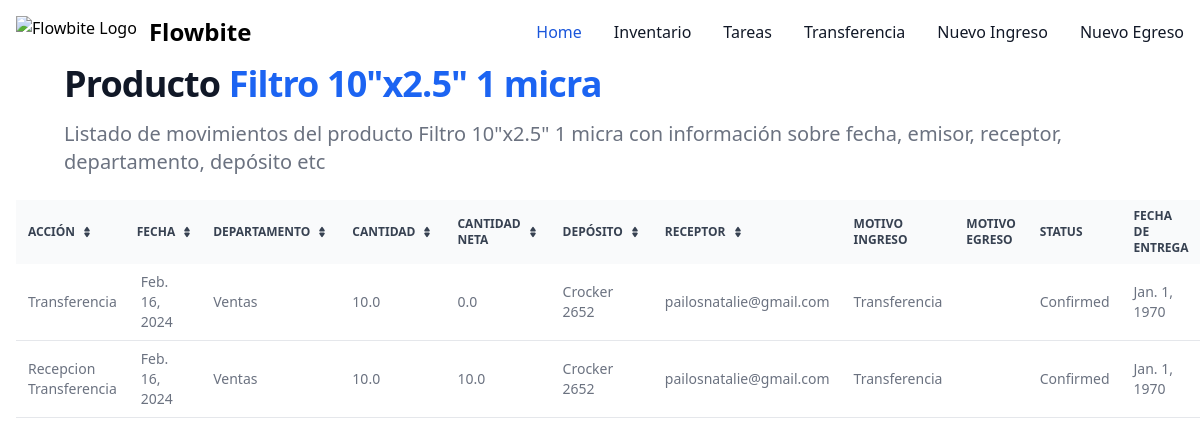
The page /historical-movements/2 on the database its author committed.
### filsa/models.py (models this page shows)
class Product(models.Model):
    CATEGORIES = [('Tubos', 'Tubos'),
                  ('Tornillos', 'Tornillos'),
                  ('Accesorios','Accesorios'),
                  ('Maquinas','Maquinas'),
                  ('Insumos','Insumos')
                  ]
    product_id = models.IntegerField(primary_key=True)
    name = models.CharField(max_length=50)
    barcode = models.BigIntegerField(verbose_name=u"Codigo de Barras")
    internalCode = models.BigIntegerField(verbose_name=u"Codigo Interno")
    quantity = models.FloatField()
    category = models.CharField(max_length=20, choices=CATEGORIES, default='Tubos')
    location = models.CharField(max_length=20)
    supplier = models.CharField(max_length=20)
    warehouse = models.ForeignKey(Warehouses, on_delete=models.CASCADE, related_name='warehouse_name')
    deltaQuantity = models.FloatField()
    stockSecurity = models.IntegerField()
    inTransit = models.BooleanField()
    def __str__(self):
        return self.name

class StockMovements(models.Model):
    MOVEMENT = [('Inbound','Inbound'),
                ('Outbound', 'Outbound')]
    product = models.ForeignKey(Product, on_delete=models.CASCADE,  verbose_name=u"Nombre de Producto")
    task = models.ForeignKey(Tasks, on_delete=models.CASCADE,  blank=True, null=True )
    actionType = models.CharField(max_length=20,  default='Inbound')
    cantidad = models.FloatField(default=0)
    cantidadNeta = models.FloatField(default=0)
    cantidadEntregada = models.FloatField(default=0)
    image = models.ImageField(upload_to='images/', null=True, blank=True)

class Tasks(models.Model):
    STATUS = [('Pending','Pending'),
              ('Confirmed','Confirmed')]
    DEPARTMENT = [('Ventas','Ventas'),
                ('Planta Armado', 'Planta Armado'),
                ('Administración', 'Administraicón'),
                ('Servicio Técnico', 'Servicio Técnico'),
                ('Logística','Logística')
                ]
    MOTIVOSINGRESO = [('Transferencia Depósitos', 'Transferencia Depósitos'),
                ('Importación', 'Importación'),
                 ('Compra en Plaza', 'Compra en Plaza'),
                 ('Armado Nuevo Producto', 'Armado Nuevo Producto' )]
    MOTIVOSEGRESO = [('Servicio Técnico', 'Servicio Técnico'),
                     ('Planta de Armado', 'Planta de Armado'),
                      ('Ventas', 'Ventas'),
                       ('Mantenimiento', 'Mantenimiento') ]
    task_id = models.AutoField(primary_key=True)
    receptor = models.ForeignKey(CustomUser, on_delete=models.CASCADE, related_name='receptor',  blank=True, null=True)
    issuer = models.ForeignKey(CustomUser, on_delete=models.CASCADE, related_name='issuer', blank=True, null=True)
    status = models.CharField(max_length=30, choices= STATUS, default='Pending')
    department = models.CharField(max_length=30, choices = DEPARTMENT, default='Sales')
    date = models.DateField(verbose_name=u"Fecha")
    deliveryDate = models.DateField(verbose_name=u"Fecha", default = '1970-01-01')
    motivoIngreso = models.CharField(max_length=30, choices = MOTIVOSINGRESO) # default='Transferencia Depósitos')
    motivoEgreso = models.CharField(max_length=30, choices = MOTIVOSEGRESO) #default='Transferencia Depósitos')
    warehouse = models.ForeignKey(Warehouses, on_delete= models.CASCADE, blank=True, null=True)
    actionType = models.CharField(max_length=20,  default='Inbound')

class Warehouses(models.Model):
    name = models.CharField(max_length=50)
    def __str__(self):
        return self.name

class CustomUser(AbstractUser):
    ROLES = [('Operator', 'Operator'),
             ('Logistic','Logistic'),
             ('Supervisor','Supervisor')]
    DEPARTMENT = [('Ventas','Ventas'),
                ('Dirección', 'Dirección'),
                ('Administración', 'Administración'),
                ('Taller', 'Taller'),
                ('Logística','Logística')
                ]
    username = models.CharField(max_length=50)
    password = models.CharField(max_length=50)
    email = models.EmailField(max_length=50, blank=False, unique=True,
                              default='', error_messages =
                                {'required': 'Please provide your email address.',
                  'unique': 'An account with this email exist'},)
    departamento = models.CharField(max_length=30, choices = DEPARTMENT, default='Sales')
    USERNAME_FIELD = 'email'
    REQUIRED_FIELDS = ['username']
    role = models.CharField(max_length=40, choices=ROLES, blank=True, null=True)

### filsa/views.py (the view)
# urls.py: path('historical-movements/<int:product_id>', StockHistoryView.as_view(), name= "stockhistory" ) ,
class StockHistoryView(generic.ListView):
    model = StockMovements
    template_name = 'stockhistory.html'
    def get_context_data(self, **kwargs):
        print('kwargs', self.kwargs)
        product_id = self.kwargs['product_id']
        context = super(StockHistoryView, self).get_context_data(**kwargs)
        movements = StockMovements.objects.filter(product=product_id)
        context['movements'] = StockMovements.objects.filter(product=product_id)
        context['product'] = movements[0].product.name
        return context

### filsa/templates/stockhistory.html (shortened to what this page needs)
{% extends '_base.html' %}
{% load static %}
{% block content %}
<h1 class="mb-4 text-2xl sm:px-16 xl:px-48 font-extrabold leading-none tracking-tight text-gray-900 md:text-3xl lg:text-4xl dark:text-white">Producto <span class="text-blue-600 dark:text-blue-500">{{product}}</span></h1>
<p class="mb-6 text-lg font-normal text-gray-500 lg:text-xl sm:px-16 xl:px-48 dark:text-gray-400">Listado de movimientos del producto {{product}} con información sobre fecha, emisor, receptor, departamento, depósito etc</p>
<div class="w-full px-4 relative overflow-x-auto">
    <table class="text-sm text-left rtl:text-right text-gray-500 dark:text-gray-400">
        <thead class="text-xs text-gray-700 uppercase bg-gray-50 dark:bg-gray-700 dark:text-gray-400">
            <tr>
                <th scope="col" class="px-3 py-2">
                    <div class="flex items-center">
                        Acción
                        <a href="#"></a>
                    </div>
                </th>
                <th scope="col" class="px-2 py-2">
                    <div class="flex items-center">
                        Fecha
                        <a href="#"></a>
                    </div>
                </th>
                <th scope="col" class="px-3 py-2">
                    <div class="flex items-center">
                        Departamento
                        <a href="#"></a>
                    </div>
                </th>
                <th scope="col" class="px-3 py-2">
                    <div class="flex items-center">
                        Cantidad
                        <a href="#"></a>
                    </div>
                </th>
                <th scope="col" class="px-3 py-2">
                    <div class="flex items-center">
                        Cantidad Neta
                        <a href="#"></a>
                    </div>
                </th>
                <th scope="col" class="px-3 py-2">
                    <div class="flex items-center">
                        Depósito
                        <a href="#"></a>
                    </div>
                </th>
                <th scope="col" class="px-3 py-2">
                    <div class="flex items-center">
                        Receptor
                        <a href="#"></a>
                    </div>
                </th>
                <th scope="col" class="px-3 py-2">
                    <div class="flex items-center">
                    <span>Motivo Ingreso</span>
                </div>
                </th>
                <th scope="col" class="px-3 py-2">
                    <div class="flex items-center">
                    <span>Motivo Egreso</span>
                </div>
                </th>
                <th scope="col" class="px-3 py-2">
                    <div class="flex items-center">
                    <span>Status</span>
                </div>
                </th>
                <th scope="col" class="px-3 py-2">
                    <div class="flex items-center">
                    <span>Fecha de Entrega</span>
                </div>
                </th>
            </tr>
        </thead>
        <tbody>
            {% for movement in movements %}
            <tr class="bg-white border-b dark:bg-gray-800 dark:border-gray-700">
                <td class="px-3 py-2">
                    {{movement.actionType}}
                </td>
                <td class="px-3 py-2">
                    {{movement.task.date}}
                </td>
                <td class="px-3 py-2">
                    {{movement.task.department}}
                </td>
                <td class="px-3 py-2">
                    {{movement.cantidad}}
                </td>
                <td class="px-3 py-2">
                    {{movement.cantidadNeta}}
                </td>
                <td class="px-3 py-2">
                    {{movement.task.warehouse}}
                </td>
                <td class="px-3 py-2">
                    {{movement.task.receptor}}
                </td>
                <td class="px-3 py-2">
                    {{movement.task.motivoIngreso}}
                </td>
                <td class="px-3 py-2">
                </td>
                <td class="px-3 py-2">
                    {{movement.task.status}}
                </td>
                <td class="px-3 py-2">
                    {{movement.task.deliveryDate}}
                </td>
            </tr>
            {% endfor %}
        </tbody>
    </table>
</div>
  {% endblock content %}

### rows shown on the page
Product: name "Filtro 10\"x2.5\" 1 micra"
StockMovements: actionType "Transferencia", task "Feb. 16, 2024", task.department "Ventas", cantidad "10.0", cantidadNeta "0.0", task.warehouse "Crocker 2652", task.receptor "pailosnatalie@gmail.com", task.motivoIngreso "Transferencia", task.status "Confirmed", task.deliveryDate "Jan. 1, 1970"
StockMovements: actionType "Recepcion Transferencia", task "Feb. 16, 2024", task.department "Ventas", cantidad "10.0", cantidadNeta "10.0", task.warehouse "Crocker 2652", task.receptor "pailosnatalie@gmail.com", task.motivoIngreso "Transferencia", task.status "Confirmed", task.deliveryDate "Jan. 1, 1970"
